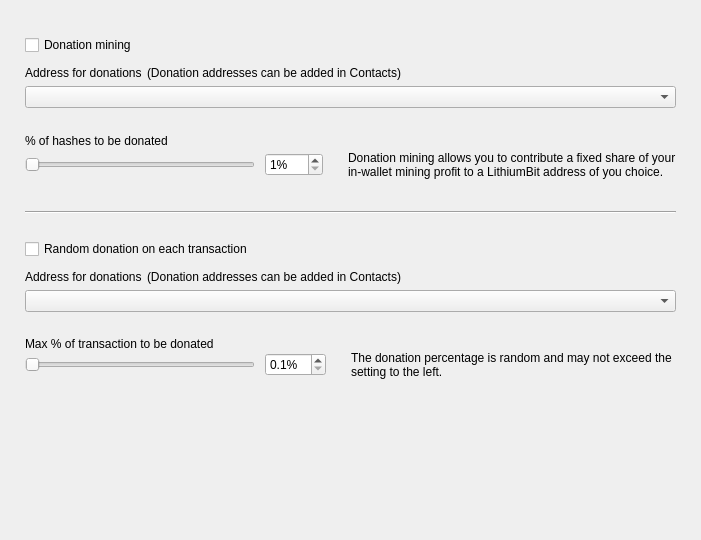
<?xml version="1.0" encoding="UTF-8"?>
<ui version="4.0">
 <class>DonationOptionsFrame</class>
 <widget class="QFrame" name="DonationOptionsFrame">
  <property name="geometry">
   <rect>
    <x>0</x>
    <y>0</y>
    <width>701</width>
    <height>540</height>
   </rect>
  </property>
  <property name="windowTitle">
   <string>Frame</string>
  </property>
  <property name="frameShape">
   <enum>QFrame::NoFrame</enum>
  </property>
  <property name="frameShadow">
   <enum>QFrame::Raised</enum>
  </property>
  <layout class="QVBoxLayout" name="verticalLayout">
   <property name="spacing">
    <number>10</number>
   </property>
   <property name="leftMargin">
    <number>25</number>
   </property>
   <property name="topMargin">
    <number>35</number>
   </property>
   <property name="rightMargin">
    <number>25</number>
   </property>
   <property name="bottomMargin">
    <number>0</number>
   </property>
   <item>
    <widget class="QCheckBox" name="m_enableDonationMiningCheck">
     <property name="text">
      <string>Donation mining</string>
     </property>
    </widget>
   </item>
   <item>
    <widget class="QFrame" name="m_donationMiningFrame">
     <property name="frameShape">
      <enum>QFrame::NoFrame</enum>
     </property>
     <property name="frameShadow">
      <enum>QFrame::Raised</enum>
     </property>
     <layout class="QGridLayout" name="gridLayout" columnstretch="1,0,0,1">
      <property name="leftMargin">
       <number>0</number>
      </property>
      <property name="topMargin">
       <number>0</number>
      </property>
      <property name="rightMargin">
       <number>0</number>
      </property>
      <property name="bottomMargin">
       <number>0</number>
      </property>
      <property name="horizontalSpacing">
       <number>10</number>
      </property>
      <property name="verticalSpacing">
       <number>0</number>
      </property>
      <item row="2" column="0" colspan="4">
       <widget class="QComboBox" name="m_donationMiningAddressCombo"/>
      </item>
      <item row="3" column="0" colspan="4">
       <spacer name="verticalSpacer_2">
        <property name="orientation">
         <enum>Qt::Vertical</enum>
        </property>
        <property name="sizeType">
         <enum>QSizePolicy::Fixed</enum>
        </property>
        <property name="sizeHint" stdset="0">
         <size>
          <width>20</width>
          <height>25</height>
         </size>
        </property>
       </spacer>
      </item>
      <item row="4" column="0" colspan="4">
       <widget class="WalletGui::WalletNormalBlackTextLabel" name="label_2">
        <property name="minimumSize">
         <size>
          <width>0</width>
          <height>16</height>
         </size>
        </property>
        <property name="text">
         <string>% of hashes to be donated</string>
        </property>
        <property name="indent">
         <number>0</number>
        </property>
       </widget>
      </item>
      <item row="5" column="1">
       <widget class="QSpinBox" name="m_donationMiningAmountSpin">
        <property name="suffix">
         <string>%</string>
        </property>
        <property name="minimum">
         <number>1</number>
        </property>
        <property name="maximum">
         <number>100</number>
        </property>
       </widget>
      </item>
      <item row="5" column="0">
       <widget class="QSlider" name="m_donationMiningAmountSlider">
        <property name="maximumSize">
         <size>
          <width>230</width>
          <height>16777215</height>
         </size>
        </property>
        <property name="minimum">
         <number>1</number>
        </property>
        <property name="maximum">
         <number>100</number>
        </property>
        <property name="orientation">
         <enum>Qt::Horizontal</enum>
        </property>
       </widget>
      </item>
      <item row="5" column="2">
       <spacer name="horizontalSpacer">
        <property name="orientation">
         <enum>Qt::Horizontal</enum>
        </property>
        <property name="sizeType">
         <enum>QSizePolicy::Fixed</enum>
        </property>
        <property name="sizeHint" stdset="0">
         <size>
          <width>5</width>
          <height>20</height>
         </size>
        </property>
       </spacer>
      </item>
      <item row="5" column="3" alignment="Qt::AlignVCenter">
       <widget class="WalletGui::WalletSmallGrayTextLabel" name="m_donationMiningCommentLabel">
        <property name="minimumSize">
         <size>
          <width>0</width>
          <height>32</height>
         </size>
        </property>
        <property name="text">
         <string>Donation mining allows you to contribute a fixed share of your in-wallet mining profit to a LithiumBit address of you choice.</string>
        </property>
        <property name="wordWrap">
         <bool>true</bool>
        </property>
        <property name="indent">
         <number>0</number>
        </property>
       </widget>
      </item>
      <item row="1" column="0" colspan="4">
       <spacer name="verticalSpacer_6">
        <property name="orientation">
         <enum>Qt::Vertical</enum>
        </property>
        <property name="sizeType">
         <enum>QSizePolicy::Fixed</enum>
        </property>
        <property name="sizeHint" stdset="0">
         <size>
          <width>20</width>
          <height>5</height>
         </size>
        </property>
       </spacer>
      </item>
      <item row="0" column="0" colspan="4">
       <layout class="QHBoxLayout" name="horizontalLayout" stretch="0,1">
        <property name="spacing">
         <number>5</number>
        </property>
        <property name="leftMargin">
         <number>0</number>
        </property>
        <item>
         <widget class="WalletGui::WalletNormalBlackTextLabel" name="label">
          <property name="minimumSize">
           <size>
            <width>0</width>
            <height>16</height>
           </size>
          </property>
          <property name="text">
           <string>Address for donations</string>
          </property>
          <property name="indent">
           <number>0</number>
          </property>
         </widget>
        </item>
        <item>
         <widget class="WalletGui::WalletSmallGrayTextLabel" name="label_5">
          <property name="text">
           <string>(Donation addresses can be added in Contacts)</string>
          </property>
         </widget>
        </item>
       </layout>
      </item>
     </layout>
    </widget>
   </item>
   <item>
    <spacer name="verticalSpacer_3">
     <property name="orientation">
      <enum>Qt::Vertical</enum>
     </property>
     <property name="sizeType">
      <enum>QSizePolicy::Fixed</enum>
     </property>
     <property name="sizeHint" stdset="0">
      <size>
       <width>20</width>
       <height>20</height>
      </size>
     </property>
    </spacer>
   </item>
   <item>
    <widget class="Line" name="line">
     <property name="frameShadow">
      <enum>QFrame::Sunken</enum>
     </property>
     <property name="orientation">
      <enum>Qt::Horizontal</enum>
     </property>
    </widget>
   </item>
   <item>
    <spacer name="verticalSpacer_4">
     <property name="orientation">
      <enum>Qt::Vertical</enum>
     </property>
     <property name="sizeType">
      <enum>QSizePolicy::Fixed</enum>
     </property>
     <property name="sizeHint" stdset="0">
      <size>
       <width>20</width>
       <height>15</height>
      </size>
     </property>
    </spacer>
   </item>
   <item>
    <widget class="QCheckBox" name="m_enableDonationChangeCheck">
     <property name="text">
      <string>Random donation on each transaction</string>
     </property>
    </widget>
   </item>
   <item>
    <widget class="QFrame" name="m_donationChangeFrame">
     <property name="frameShape">
      <enum>QFrame::NoFrame</enum>
     </property>
     <property name="frameShadow">
      <enum>QFrame::Raised</enum>
     </property>
     <layout class="QGridLayout" name="gridLayout_2" columnstretch="1,0,0,1">
      <property name="leftMargin">
       <number>0</number>
      </property>
      <property name="topMargin">
       <number>0</number>
      </property>
      <property name="rightMargin">
       <number>0</number>
      </property>
      <property name="bottomMargin">
       <number>0</number>
      </property>
      <property name="horizontalSpacing">
       <number>10</number>
      </property>
      <property name="verticalSpacing">
       <number>0</number>
      </property>
      <item row="3" column="0" colspan="4">
       <spacer name="verticalSpacer_5">
        <property name="orientation">
         <enum>Qt::Vertical</enum>
        </property>
        <property name="sizeType">
         <enum>QSizePolicy::Fixed</enum>
        </property>
        <property name="sizeHint" stdset="0">
         <size>
          <width>20</width>
          <height>25</height>
         </size>
        </property>
       </spacer>
      </item>
      <item row="4" column="0" colspan="4">
       <widget class="WalletGui::WalletNormalBlackTextLabel" name="label_3">
        <property name="text">
         <string>Max % of transaction to be donated</string>
        </property>
        <property name="indent">
         <number>0</number>
        </property>
       </widget>
      </item>
      <item row="5" column="0">
       <widget class="QSlider" name="m_donationChangeAmountSlider">
        <property name="maximumSize">
         <size>
          <width>230</width>
          <height>16777215</height>
         </size>
        </property>
        <property name="minimum">
         <number>1</number>
        </property>
        <property name="maximum">
         <number>100</number>
        </property>
        <property name="orientation">
         <enum>Qt::Horizontal</enum>
        </property>
       </widget>
      </item>
      <item row="2" column="0" colspan="4">
       <widget class="QComboBox" name="m_donationChangeAddressCombo"/>
      </item>
      <item row="5" column="3" alignment="Qt::AlignVCenter">
       <widget class="WalletGui::WalletSmallGrayTextLabel" name="m_donationChangeCommentLabel">
        <property name="text">
         <string>The donation percentage is random and may not exceed the setting to the left.</string>
        </property>
        <property name="wordWrap">
         <bool>true</bool>
        </property>
        <property name="indent">
         <number>0</number>
        </property>
       </widget>
      </item>
      <item row="5" column="1">
       <widget class="QDoubleSpinBox" name="m_donationChangeAmountSpin">
        <property name="suffix">
         <string>%</string>
        </property>
        <property name="decimals">
         <number>1</number>
        </property>
        <property name="minimum">
         <double>0.100000000000000</double>
        </property>
        <property name="maximum">
         <double>10.000000000000000</double>
        </property>
        <property name="singleStep">
         <double>0.100000000000000</double>
        </property>
       </widget>
      </item>
      <item row="5" column="2">
       <spacer name="horizontalSpacer_2">
        <property name="orientation">
         <enum>Qt::Horizontal</enum>
        </property>
        <property name="sizeType">
         <enum>QSizePolicy::Fixed</enum>
        </property>
        <property name="sizeHint" stdset="0">
         <size>
          <width>5</width>
          <height>20</height>
         </size>
        </property>
       </spacer>
      </item>
      <item row="1" column="0" colspan="4">
       <spacer name="verticalSpacer_7">
        <property name="orientation">
         <enum>Qt::Vertical</enum>
        </property>
        <property name="sizeType">
         <enum>QSizePolicy::Fixed</enum>
        </property>
        <property name="sizeHint" stdset="0">
         <size>
          <width>20</width>
          <height>5</height>
         </size>
        </property>
       </spacer>
      </item>
      <item row="0" column="0" colspan="4">
       <layout class="QHBoxLayout" name="horizontalLayout_2" stretch="0,1">
        <property name="spacing">
         <number>5</number>
        </property>
        <property name="leftMargin">
         <number>0</number>
        </property>
        <item>
         <widget class="WalletGui::WalletNormalBlackTextLabel" name="label_4">
          <property name="minimumSize">
           <size>
            <width>0</width>
            <height>16</height>
           </size>
          </property>
          <property name="text">
           <string>Address for donations</string>
          </property>
          <property name="indent">
           <number>0</number>
          </property>
         </widget>
        </item>
        <item>
         <widget class="WalletGui::WalletSmallGrayTextLabel" name="label_6">
          <property name="text">
           <string>(Donation addresses can be added in Contacts)</string>
          </property>
         </widget>
        </item>
       </layout>
      </item>
     </layout>
    </widget>
   </item>
   <item>
    <spacer name="verticalSpacer">
     <property name="orientation">
      <enum>Qt::Vertical</enum>
     </property>
     <property name="sizeType">
      <enum>QSizePolicy::Expanding</enum>
     </property>
     <property name="sizeHint" stdset="0">
      <size>
       <width>20</width>
       <height>10</height>
      </size>
     </property>
    </spacer>
   </item>
  </layout>
 </widget>
 <customwidgets>
  <customwidget>
   <class>WalletGui::WalletSmallGrayTextLabel</class>
   <extends>QLabel</extends>
   <header>Gui/Common/WalletTextLabel.h</header>
  </customwidget>
  <customwidget>
   <class>WalletGui::WalletNormalBlackTextLabel</class>
   <extends>QLabel</extends>
   <header>Gui/Common/WalletTextLabel.h</header>
  </customwidget>
 </customwidgets>
 <resources/>
 <connections>
  <connection>
   <sender>m_enableDonationMiningCheck</sender>
   <signal>toggled(bool)</signal>
   <receiver>m_donationMiningFrame</receiver>
   <slot>setEnabled(bool)</slot>
   <hints>
    <hint type="sourcelabel">
     <x>353</x>
     <y>41</y>
    </hint>
    <hint type="destinationlabel">
     <x>350</x>
     <y>115</y>
    </hint>
   </hints>
  </connection>
  <connection>
   <sender>m_donationMiningAmountSlider</sender>
   <signal>valueChanged(int)</signal>
   <receiver>DonationOptionsFrame</receiver>
   <slot>donationMiningAmountChanged(int)</slot>
   <hints>
    <hint type="sourcelabel">
     <x>187</x>
     <y>155</y>
    </hint>
    <hint type="destinationlabel">
     <x>350</x>
     <y>269</y>
    </hint>
   </hints>
  </connection>
  <connection>
   <sender>m_donationMiningAmountSpin</sender>
   <signal>valueChanged(int)</signal>
   <receiver>DonationOptionsFrame</receiver>
   <slot>donationMiningAmountChanged(int)</slot>
   <hints>
    <hint type="sourcelabel">
     <x>391</x>
     <y>155</y>
    </hint>
    <hint type="destinationlabel">
     <x>350</x>
     <y>269</y>
    </hint>
   </hints>
  </connection>
  <connection>
   <sender>m_enableDonationChangeCheck</sender>
   <signal>toggled(bool)</signal>
   <receiver>m_donationChangeFrame</receiver>
   <slot>setEnabled(bool)</slot>
   <hints>
    <hint type="sourcelabel">
     <x>353</x>
     <y>237</y>
    </hint>
    <hint type="destinationlabel">
     <x>350</x>
     <y>328</y>
    </hint>
   </hints>
  </connection>
  <connection>
   <sender>m_donationChangeAmountSlider</sender>
   <signal>valueChanged(int)</signal>
   <receiver>DonationOptionsFrame</receiver>
   <slot>donationChangeAmountChanged(int)</slot>
   <hints>
    <hint type="sourcelabel">
     <x>187</x>
     <y>385</y>
    </hint>
    <hint type="destinationlabel">
     <x>350</x>
     <y>269</y>
    </hint>
   </hints>
  </connection>
  <connection>
   <sender>m_donationChangeAmountSpin</sender>
   <signal>valueChanged(double)</signal>
   <receiver>DonationOptionsFrame</receiver>
   <slot>donationChangeAmountChanged(double)</slot>
   <hints>
    <hint type="sourcelabel">
     <x>433</x>
     <y>353</y>
    </hint>
    <hint type="destinationlabel">
     <x>350</x>
     <y>269</y>
    </hint>
   </hints>
  </connection>
 </connections>
 <slots>
  <slot>donationMiningAmountChanged(int)</slot>
  <slot>donationChangeAmountChanged(int)</slot>
  <slot>donationChangeAmountChanged(double)</slot>
 </slots>
</ui>
